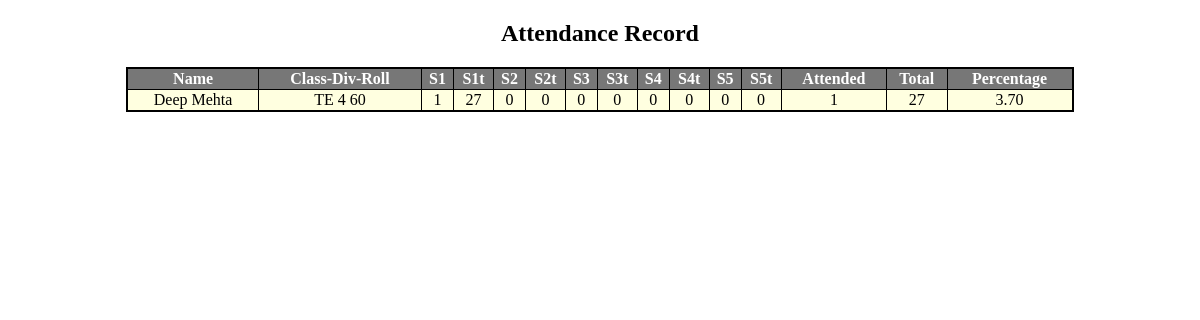
The app's page /attendance.php (signed in) with its own data.
### tables this page shows
CREATE TABLE `profile` (
  `UserId` varchar(15) NOT NULL,
  `Fname` text NOT NULL,
  `Lname` text NOT NULL,
  `RegNo` int(5) NOT NULL,
  `Class` varchar(2) NOT NULL,
  `Division` int(1) NOT NULL,
  `RollNo` int(2) NOT NULL,
  `MobNo` bigint(10) NOT NULL,
  `Addr` varchar(50) NOT NULL,
  `Pass` varchar(32) NOT NULL DEFAULT 'sakec',
  `S1` int(2) NOT NULL DEFAULT '0',
  `S1t` int(2) NOT NULL DEFAULT '0',
  `S2` int(2) NOT NULL DEFAULT '0',
  `S2t` int(2) NOT NULL DEFAULT '0',
  `S3` int(2) NOT NULL DEFAULT '0',
  `S3t` int(2) NOT NULL DEFAULT '0',
  `S4` int(2) NOT NULL DEFAULT '0',
  `S4t` int(2) NOT NULL DEFAULT '0',
  `S5` int(2) DEFAULT '0',
  `S5t` int(2) NOT NULL DEFAULT '0',
  `Attended` int(2) AS (S1+S2+S3+S4+S5) VIRTUAL,
  `Total` int(2) AS (S1t+S2t+S3t+S4t+S5t) VIRTUAL,
  `Percent` decimal(4,2) AS ((S1+S2+S3+S4+S5)*100/(S1t+S2t+S3t+S4t+S5t)) VIRTUAL
);

### check_attendance.php (the view, shortened to what this page needs)
<!DOCTYPE html>
<html lang="en">
<head>
	<link rel="stylesheet" href="Addons/profile.css">
</head>
<body>
	<h2>Attendance Record</h2>
	<?php
		fetch();
		function fetch() {
			$user = 'student';
			$pass = 'sakec';
			$db = 'students';
			$conn = new mysqli('localhost', $user, $pass, $db) or die("Unable to connect to server".$db);
			$get_all = "select * from profile where UserId=\"".$_SESSION['name']."\"";
			$data = mysqli_query($conn, $get_all) or die("No records found.");
			$row = mysqli_fetch_assoc($data);
			echo "<div class=\"table\"><table><tr><th>Name</th><th>Class-Div-Roll</th><th>S1</th><th>S1t</th><th>S2</th><th>S2t</th><th>S3</th><th>S3t</th><th>S4</th><th>S4t</th><th>S5</th><th>S5t</th><th>Attended</th><th>Total</th><th>Percentage</th></tr>
				<tr><td>".$row["Fname"]." ".$row["Lname"]."</td><td>".$row["Class"]." ".$row["Division"]." ".$row["RollNo"]."</td><td>".$row["S1"]."</td><td>".$row["S1t"]."</td><td>".$row["S2"]."</td><td>".$row["S2t"]."</td><td>".$row["S3"]."</td><td>".$row["S3t"]."</td><td>".$row["S4"]."</td><td>".$row["S4t"]."</td><td>".$row["S5"]."</td><td>".$row["S5t"]."</td><td>".$row["Attended"]."</td><td>".$row["Total"]."</td><td>".$row["Percent"]."</td></tr></table></div>";
		}
	?>
</body>
</html>

### Addons/profile.css (style rules this page uses)
.table > table { border: 2px solid black; padding: 2px; border-spacing: 0px; width: 80%; margin-left: auto; margin-right: auto; border-collapse: collapse; }
.table td, th { border: solid 1px black; text-align: center; }
.table th { background-color: #777777; color: white; }
.table tr:nth-child(even) { background-color: lightyellow; }
h2,h3 { text-align: center; }

### records on screen
profile: Fname "Deep", Lname "Mehta", Class "TE", Division "4", RollNo "60", S1 "1", S1t "27", S2 "0", S2t "0", S3 "0", S3t "0", S4 "0", S4t "0", S5 "0", S5t "0", Attended "1", Total "27", Percent "3.70"
